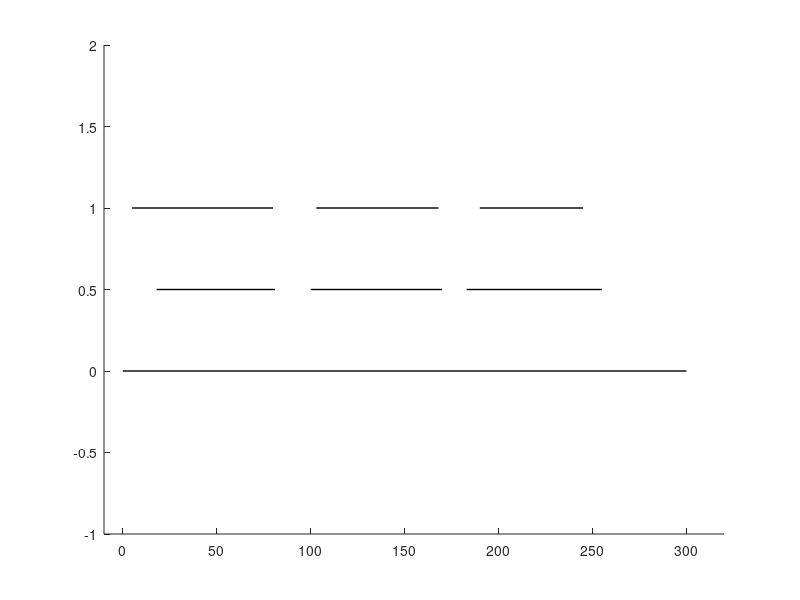

The MATLAB script that drew this image:
function syncgraph_example_figure
    % SYNCGRAPH_EXAMPLE_FIGURE - Create an example figure to demonstrate syncgraph
    %
    % ndi.demo.syncgraph_example_figure
    %
    % Plots a figure that shows relationships between local and global clocks.
    % Used in the paper "A platform-independent data interface and database for
    % neuroscience physiology and imaging sessions".
    %
    %

    t_utc = 0:0.1:300;

    t_elec{1} = 5:0.1:80;
    t_elec{2} = 103:0.1:103+65;
    t_elec{3} = 103+65+22:0.1:103+65+22+55;

    t_visstim{1} = 5+13:0.1:5+13+63;
    t_visstim{2} = 100:0.1:170;
    t_visstim{3} = 103+65+22-7:0.1:103+65+22+65;

    figure

    plot([t_utc(1) t_utc(end)], [0 0], 'linewidth', 1.01,'color',[0 0 0]);

    hold on;

    for i=1:3,
        plot([t_elec{i}(1) t_elec{i}(end)], [1 1], 'linewidth', 1.01,'color',[0 0 0]);
        plot([t_visstim{i}(1) t_visstim{i}(end)], [0.5 0.5], 'linewidth', 1.01,'color',[0 0 0]);
    end;

    box off;

    axis([-10 320 -1 2]);
